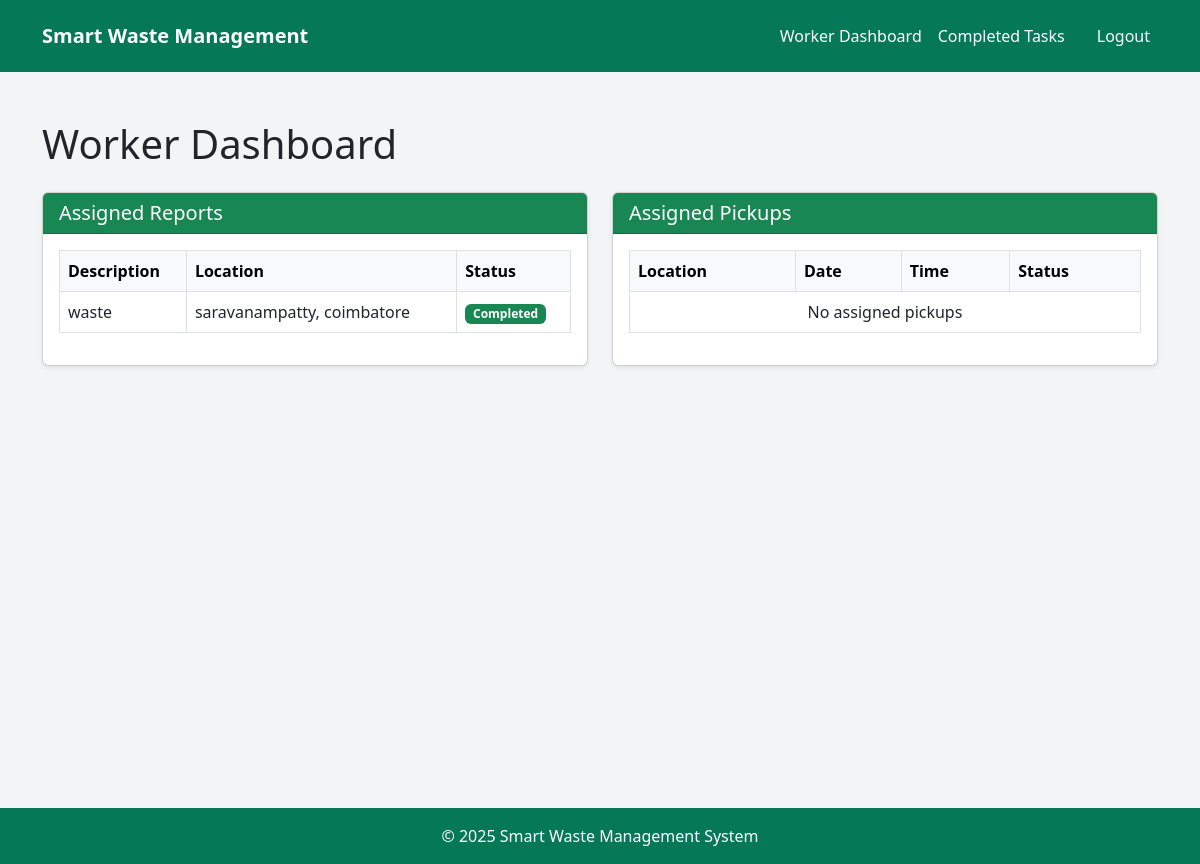
Page /workers/worker-dashboard/ (signed in) on the earlier database version.
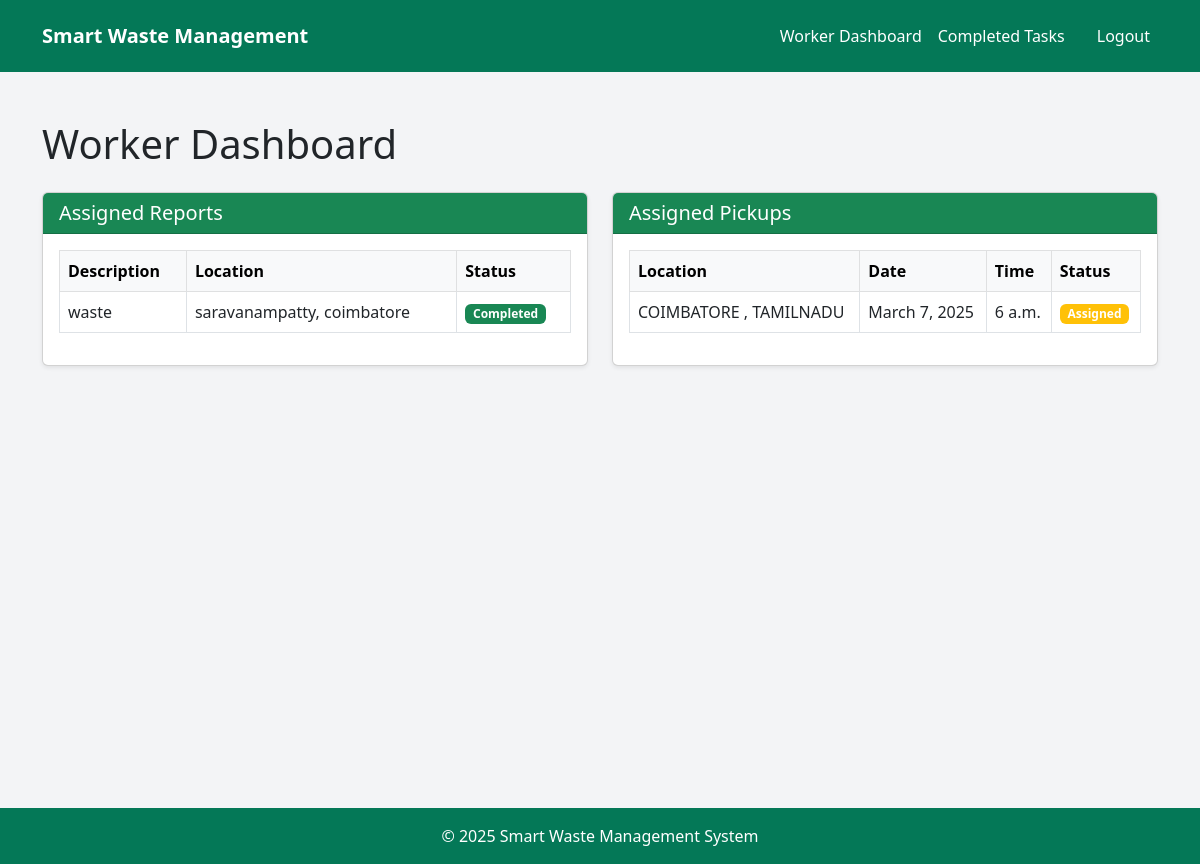
Same page on the later database version.
### Users/models.py (models this page shows, shortened)
class WasteReport(models.Model):
    id = models.UUIDField(primary_key=True, default=uuid.uuid4, editable=False)
    user = models.ForeignKey(settings.AUTH_USER_MODEL, on_delete=models.CASCADE, related_name="reports", limit_choices_to={'role': 'publicUser'})
    admin = models.ForeignKey(settings.AUTH_USER_MODEL, on_delete=models.CASCADE, related_name="assigned_reports", limit_choices_to={'role': 'administrator'},null=True,blank=True)
    image = models.ImageField(upload_to='waste_reports/', blank=True, null=True)
    description = models.TextField()
    location = models.CharField(max_length=255)
    status = models.CharField(max_length=20, choices=[
        ('pending', 'Pending'),
        ('assigned', 'Assigned'),
        ('resolved', 'Resolved'),
    ], default='pending')
    assigned_worker = models.ForeignKey(settings.AUTH_USER_MODEL, on_delete=models.SET_NULL, null=True, blank=True, related_name="report_tasks", limit_choices_to={'role': 'worker'})
    created_at = models.DateTimeField(auto_now_add=True)
    updated_at = models.DateTimeField(auto_now=True)

class WastePickup(models.Model):
    id = models.UUIDField(primary_key=True, default=uuid.uuid4, editable=False)
    user = models.ForeignKey(settings.AUTH_USER_MODEL, on_delete=models.CASCADE, related_name="pickups", limit_choices_to={'role': 'publicUser'})
    admin = models.ForeignKey(settings.AUTH_USER_MODEL, on_delete=models.CASCADE, related_name="assigned_pickups", limit_choices_to={'role': 'administrator'})
    worker = models.ForeignKey(settings.AUTH_USER_MODEL, on_delete=models.SET_NULL, null=True, blank=True, related_name="pickup_tasks", limit_choices_to={'role': 'worker'})
    date = models.DateField()
    time = models.TimeField()
    location = models.CharField(max_length=255)
    status = models.CharField(max_length=20, choices=[
        ('scheduled', 'Scheduled'),
        ('assigned', 'Assigned'),
        ('completed', 'Completed'),
    ], default='scheduled')

### Workers/views.py (the view)
# urls.py: path('worker-dashboard/', views.worker_dashboard, name='worker-dashboard'),
@login_required
def worker_dashboard(request):
    worker = request.user  # Get the logged-in worker
    assigned_reports = WasteReport.objects.filter(assigned_worker=worker)
    assigned_pickups = WastePickup.objects.filter(worker=worker)  # Correct field name
    context = {
        "assigned_reports": assigned_reports,
        "assigned_pickups": assigned_pickups,
    }
    return render(request, 'Workers/worker-dashboard.html', context)

### Workers/templates/Workers/worker-dashboard.html (shortened to what the changed rows need)
{% extends 'main.html' %}
{% block content %}
<main>
<div class="container mt-5">
    <h1 class="text-start mb-4">Worker Dashboard</h1>
    <div class="row">
        <div class="col-md-6">
            <div class="card shadow-sm">
                <div class="card-body">
                    <table class="table table-bordered">
                        <thead class="table-light">
                            <tr>
                                <th>Description</th>
                                <th>Location</th>
                                <th>Status</th>
                            </tr>
                        </thead>
                        <tbody>
                            {% for report in assigned_reports %}
                            <tr onclick="window.location.href='{% url 'workers:report-details' report.id %}';" style="cursor: pointer;">
                                <td>{{ report.description }}</td>
                                <td>{{ report.location }}</td>
                                <td>
                                    {% if report.status == "pending" %}
                                        <span class="badge bg-danger">Pending</span>
                                    {% elif report.status == "assigned" %}
                                        <span class="badge bg-warning">In Progress</span>
                                    {% elif report.status == "resolved" %}
                                        <span class="badge bg-success">Completed</span>
                                    {% endif %}
                                </td>
                            </tr>
                            {% empty %}
                            <tr>
                                <td colspan="3" class="text-center">No assigned reports</td>
                            </tr>
                            {% endfor %}
                        </tbody>
                    </table>
                </div>
            </div>
        </div>
        <div class="col-md-6">
            <div class="card shadow-sm">
                <div class="card-body">
                    <table class="table table-bordered">
                        <thead class="table-light">
                            <tr>
                                <th>Location</th>
                                <th>Date</th>
                                <th>Time</th>
                                <th>Status</th>
                            </tr>
                        </thead>
                        <tbody>
                            {% for pickup in assigned_pickups %}
                            <tr onclick="window.location.href='{% url 'workers:pickup-details' pickup.id %}';" style="cursor: pointer;">
                                <td>{{ pickup.location }}</td>
                                <td>{{ pickup.date }}</td>
                                <td>{{ pickup.time }}</td>
                                <td>
                                    {% if pickup.status == "scheduled" %}
                                    <span class="badge bg-danger">Pending</span>
                                    {% elif pickup.status == "assigned" %}
                                    <span class="badge bg-warning">Assigned</span>
                                    {% elif pickup.status == "completed" %}
                                    <span class="badge bg-success">Completed</span>
                                    {% endif %}
                                </td>
                            </tr>
                            {% empty %}
                            <tr>
                                <td colspan="4" class="text-center">No assigned pickups</td>
                            </tr>
                            {% endfor %}
                        </tbody>
                    </table>
                </div>
            </div>
        </div>
    </div>
</div>
</main>
{% endblock %}

Differences in the rows shown:
added WastePickup: location "COIMBATORE , TAMILNADU", date "March 7, 2025", time "6 a.m.", status "Assigned"
Other differences:
text no longer shown: "No assigned pickups"
